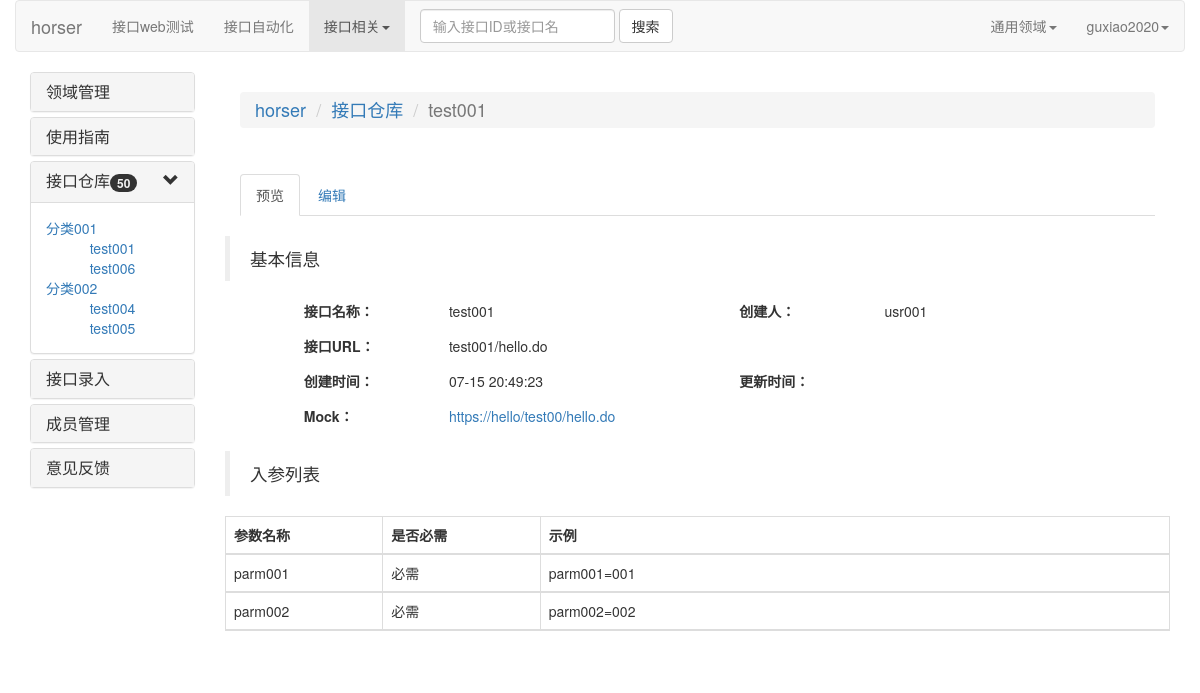
Before: /interface_detail/1 (signed in) with the older database file.
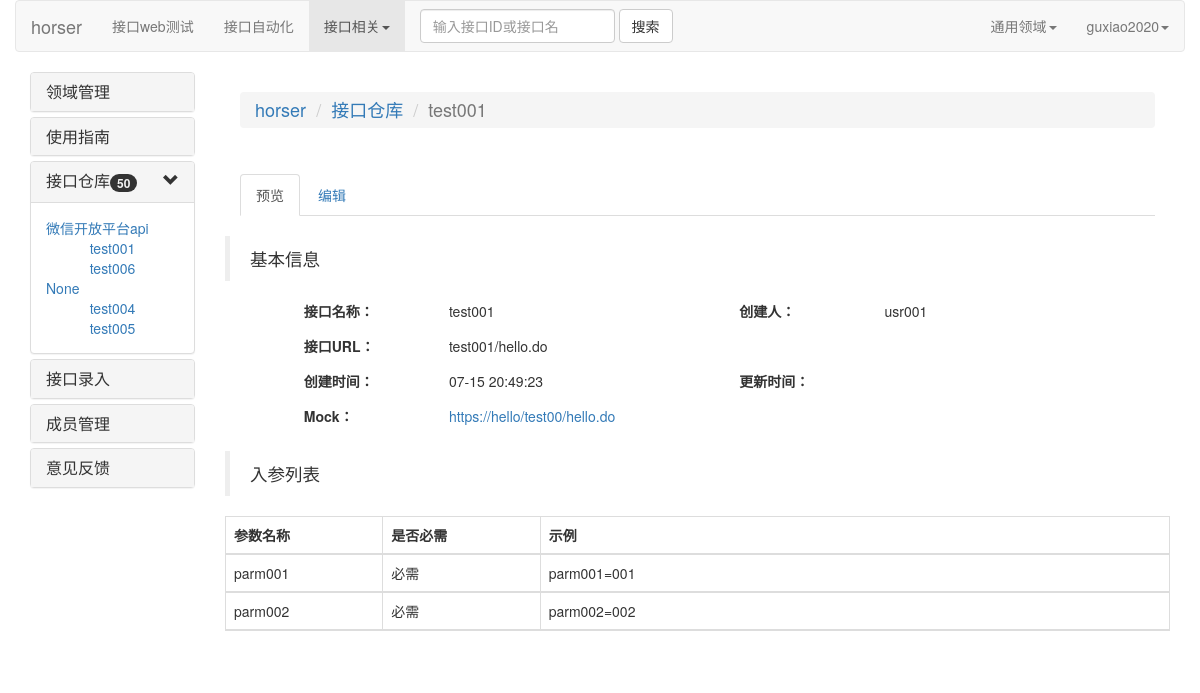
After: the same page with the newer database file.
### horsequick/models.py (models this page shows)
class Interface_Info(models.Model):
    interface_name = models.CharField(max_length=20,verbose_name="接口名")
    interface_type = models.CharField(max_length=20,verbose_name="接口类型")
    interface_url = models.CharField(max_length=150,verbose_name="接口url")
    interface_mock = models.CharField(max_length=200,verbose_name="接口url",null=True)
    input_field_list = models.CharField(max_length=200,verbose_name="输入字段列表",null=True)
    input_need_list = models.CharField(max_length=200,verbose_name="输入字段必需列表",null=True)
    input_demo_list = models.CharField(max_length=200,verbose_name="输入字段实例列表",null=True)
    assert_field_list = models.CharField(max_length=200,verbose_name="断言字段列表",null=True)
    match_list = models.CharField(max_length=200,verbose_name="匹配内容列表",null=True)
    assert_result_list = models.CharField(max_length=200,verbose_name="断言结果列表",null=True)
    belong_subsys = models.CharField(max_length=50,verbose_name="所属子系统")
    belong_domain = models.ForeignKey(Domain_Info, on_delete=models.SET_DEFAULT, verbose_name="所属领域",default="1")
    belong_category = models.ForeignKey(Category_Info, on_delete=models.SET_NULL, verbose_name="所属类别",null=True)
    belong_git_base = models.CharField(max_length=100,verbose_name="所属git代码库",blank=True)
    belong_svn_base = models.CharField(max_length=100, verbose_name="所属svn代码库",blank=True)
    created_person = models.CharField(max_length=30,verbose_name="创建人")
    created_time = models.DateTimeField(verbose_name="创建时间")
    updated_time = models.DateTimeField(verbose_name="更新时间",null=True)
    class Meta:
        verbose_name = "接口信息表"
        ordering = ['-updated_time']

### horsequick/views.py (the view)
# urls.py: url(r'^interface_detail/(\w+)$', interface_detail, name='interface_detail'),
@check_login
def interface_detail(request,jiekouId,**show):
    try:
        r = Interface_Info.objects.get(id=jiekouId)
        if r !=None:
            r_dict = model_to_dict(r)
            input_field_list = r_dict["input_field_list"].split(",")
            input_need_list= r_dict["input_need_list"].split(",")
            input_demo_list = r_dict["input_demo_list"].split(",")
            parm_id_list = range(len(input_field_list))
            r_dict_return ={}
            for p,n,d,i in zip(input_field_list,input_need_list,input_demo_list,parm_id_list):
                r_dict_return[i] = {"parm":p,"need":n,"demo":d,"num":i}
            html = 'interface_detail.html'
            back_dict = show["interface_info"]
            return render(request,html,{"r":r,"r_dict_return":r_dict_return,"show":show,"back_dict":back_dict})
    except:
        return redirect("/")

### horsequick/templates/interface_detail.html (shortened to what the changed rows need)
<!DOCTYPE html>
<html lang="en">
    {% extends 'horser_base.html' %}
    {% block headmessage %}
    <ul class="breadcrumb">
        <li><a href="/">horser</a></li>
        <li><a href="/interface_depot/">接口仓库</a></li>
        <li class="active">{{ r.interface_name }}</li>
    </ul>
    {% endblock %}
    {% block content %}
        <div class="tabbable" id="interface_detail_switch">
				<br>
				<div class="tab-content">
					<div class="tab-pane active" id="interface_detail_preview">
						<div class="row">
                            <div class="col-md-offset-1">
                                <ul class="list-inline ">
                                    <li class="col-md-2 col-lg-2">
                                        <label>接口名称：</label>
                                    </li>
                                    <li class="col-md-4 col-lg-4">
                                        {{ r.interface_name}}
                                    </li>
                                    <li class="col-md-2 col-lg-2">
                                        <label>创建人：</label>
                                    </li>
                                    <li class="col-md-4 col-lg-4">
                                            {{ r.created_person}}
                                    </li>
                                </ul>
                            </div>
                        </div>
                        <div class="row">
                            <div class="col-md-offset-1">
                                <ul class="list-inline">
                                        <li class="col-md-2 col-lg-2">
                                            <label>接口URL：</label>
                                        </li>
                                        <li class="col-md-10 col-lg-10">
                                            {{r.interface_url}}
                                        </li>
                                </ul>
                            </div>
                        </div>
                            <div class="row">
                                <div class="col-md-offset-1">
                                    <ul class="list-inline">
                                        <li class="col-md-2 col-lg-2">
                                            <label>创建时间：</label>
                                        </li>
                                        <li class="col-md-4 col-lg-4">
                                            {{r.created_time|date:"m-d H:i:s"|default_if_none:''}}
                                        </li>
                                        <li class="col-md-2 col-lg-2">
                                            <label>更新时间：</label>
                                        </li>
                                        <li class="col-md-4 col-lg-4">
                                        </li>
                                    </ul>
                                </div>
                             </div>
                            <div class="row">
                                <div class="col-md-offset-1">
                                    <ul class="list-inline">
                                        <li class="col-md-10 col-lg-10"><a href="{{r.interface_mock|default_if_none:''}}" target="_blank">{{r.interface_mock|default_if_none:''}}</a>
                                        </li>
                                    </ul>
                                </div>
                            </div><br>
                                <div class="row">
                                    <table class="table table-bordered">
                                        <thead>
                                            <tr>
                                                <th class="col-md-2 col-lg-2">参数名称</th>
                                                <th class="col-md-2 col-lg-2">是否必需</th>
                                                <th class="col-md-8 col-lg-8">示例</th>
                                            </tr>
                                            {% for k,v in r_dict_return.items %}
                                            <tr>
                                                <td class="col-md-2 col-lg-2">{{v.parm}}</td>
                                                <td class="col-md-2 col-lg-2">{{v.need}}</td>
                                                <td class="col-md-8 col-lg-8">{{v.demo}}</td>
                                            </tr>
                                            {% endfor %}
                                        </thead>
                                    </table>
                                </div>
					</div>
                </div>
				</div>
    {% endblock %}

### horsequick/templates/horser_base.html (shortened to what the changed rows need)
<!DOCTYPE html>
<html lang="en">
<head>
    <link rel="stylesheet" href="https://cdn.staticfile.org/twitter-bootstrap/3.3.7/css/bootstrap.min.css">
    <link rel="stylesheet" href="/static/css/horsergo.css">
    {% include 'header.html' %}
</head>
<body>
        <div class="container">
            <div class="row">
                 <div class="col-md-2 col-lg-2">
                    <div class="panel-group" id="accordion">
                        <div class="panel panel-default">
                            <div id="collapse_one" class="panel-collapse collapse in">
                                <div class="panel-body" style="text-align: left">
                                    {% for k,v in back_dict.items  %}
                                    <a href="#interface_collapse_{{k}}" data-toggle="collapse" data-parent="collapse_one">{{k}}</a><br>
                                        <div id="interface_collapse_{{k}}" class="panel-collapse collapse in">
                                        {% for i in v %}
                                            <div style="text-align: center">
                                                <a href="/interface_detail/{{ i.id }}" >{{i.interface_name}}</a>
                                            </div>
                                        {% endfor %}
                                        </div>
                                    {% endfor %}
                                </div>
                            </div>
                        </div>
                    </div>
                 </div>
                <div class="col-md-10 col-lg-10">
                        <div class="panel-heading">
                            <h4>{% block headmessage %}{% endblock %}</h4>
                        </div>
                        <div class=" panel-body">
                            {% block content %}{% endblock %}
                        </div>
                </div>
            </div>
        </div>
</body>
</html>

Changed rows visible on the page:
computed for Interface_Info "test001": k "分类001" → "微信开放平台api"
changed Interface_Info "test004": k "分类002" → "None"
